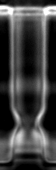
#> input picture JulieTemplate.tif, 56 x 170 px
$ python -i utils.py   (imports and definitions only)
#> lines starting #> are read from the running program, lines starting #| are printed output that depends on the picture; after the words box and inside, x2 and y2 are one past the last pixel; in counts of white or black regions, pixels touching at a corner belong together
#> further down, picture is the input picture: shape (170, 56); min 0, max 255, mean 63.9
import numpy as np
from math import sqrt
import matplotlib.pyplot as plt
import matplotlib.cm as cm

from skimage import data
from skimage.io import imread,imshow
from tifffile import imread as tifread
from skimage.measure import regionprops
from skimage.morphology import binary_dilation, disk, dilation, remove_small_objects,binary_closing
from skimage.feature import register_translation
from scipy import ndimage as ndi
from skimage.filters import sobel
import cv2

import lapjv # it is a c lib

cmap = cm.get_cmap('Paired')
X = np.linspace(0,1,12)
#X[0], X[11] = X[11], X[0]
colors = [cmap(x) for x in X]
# [1 line not run here, left out]

selem = disk(3)
selem2 = disk(12)

# %%

# [158 lines left out: functions link_twoframes, construct_cost_matrix, construct_cost_link2, construct_cost_notfind, construct_cost_newlyfound, relabel and 4 more, not called in this run]

def shiftImage_wholeMask(image1, image2):
    shifts,_,_ = register_translation(image1>0,image2>0)
    return shifts

# [9 lines left out: function calculate_similarity, not called in this run]
def removeOverlapSmallObj(image):
    regions = regionprops(image)
#> regions = 251 regions; largest, box (x1, y1, x2, y2) and area: (0, 0, 56, 170) 93, (1, 1, 56, 166) 88, (2, 0, 56, 166) 79, (0, 0, 56, 169) 79, (0, 4, 49, 170) 79
    regions2 = []
    for props1 in regions:
        mask = image==props1.label
        mask = binary_closing(mask, selem2)*props1.label
        regions2.append(regionprops(mask)[0])
#> this loop made 251 passes
#> pass 1, in removeOverlapSmallObj, `mask = image==props1.label`:
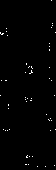
#> mask: shape (170, 56) bool; 0.77% white in thin lines or dots
#> pass 1, in removeOverlapSmallObj, `mask = binary_closing(mask, selem2)*props1.label`:
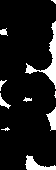
#> mask: shape (170, 56) int64; values 0 (black) and 1 (white), 10% white; 10 white regions (3 under 20 px), largest, box (x1, y1, x2, y2) and area: (25, 21, 56, 89) 424, (25, 155, 56, 170) 208, (46, 107, 56, 131) 134
#> pass 2, in removeOverlapSmallObj, `mask = image==props1.label`:
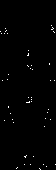
#> mask: shape (170, 56) bool; 0.68% white in thin lines or dots, all inside (x1, y1, x2, y2) = (0, 25, 56, 170)
#> pass 2, in removeOverlapSmallObj, `mask = binary_closing(mask, selem2)*props1.label`:
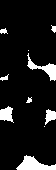
#> mask: shape (170, 56) int64; values 0 (black) and 2 (white), 9.8% white; 10 white regions (2 under 20 px), largest, box (x1, y1, x2, y2) and area: (16, 155, 56, 170) 323, (27, 53, 56, 81) 241, (0, 106, 14, 123) 155
#> after the loop:
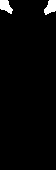
#> mask: shape (170, 56) int64; 2.6% white; 2 white regions
#> after the loop, regions2 = 251 regions; largest, box (x1, y1, x2, y2) and area: (0, 0, 56, 163) 3381, (0, 4, 56, 170) 2878, (0, 0, 56, 170) 2815, (0, 4, 56, 170) 2680, (0, 0, 56, 170) 2533

    for props1 in regions2:
        for props2 in regions2:
            x1 = props1.centroid[1]
            x2 = props2.centroid[1]
            y1 = props1.centroid[0]
            y2 = props2.centroid[0]
            r1 = props1.equivalent_diameter/2
            r2 = props2.equivalent_diameter/2
            dist = sqrt((x1-x2)**2+(y1-y2)**2)
            if r1>r2 and dist<r1:
                print("remove small overlaping")
                label2change = props2.label
                labelchange2 = props1.label
                image[image==label2change] = labelchange2
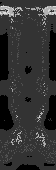
#> image: shape (170, 56); min 0, max 248, mean 49.9
    return image


# %%

>>> import cv2
>>> picture = cv2.imread('JulieTemplate.tif', cv2.IMREAD_GRAYSCALE)
>>> result = removeOverlapSmallObj(picture)
